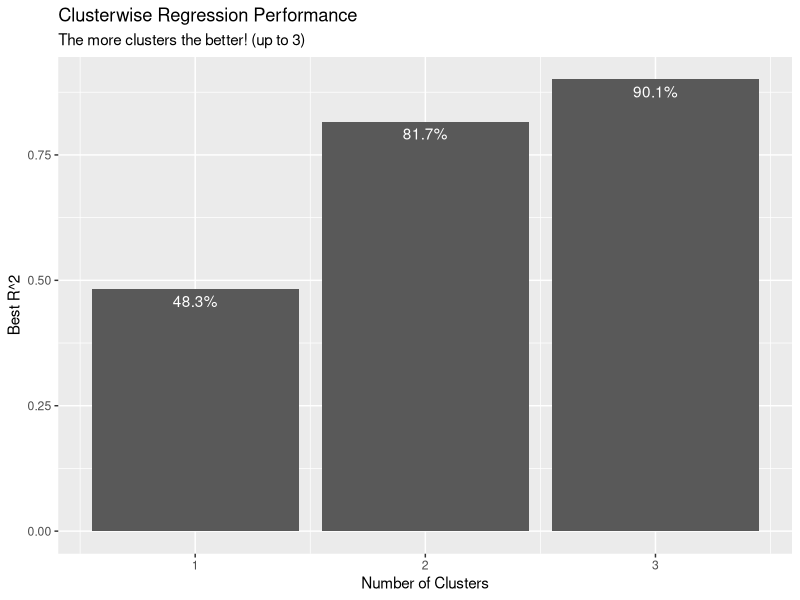
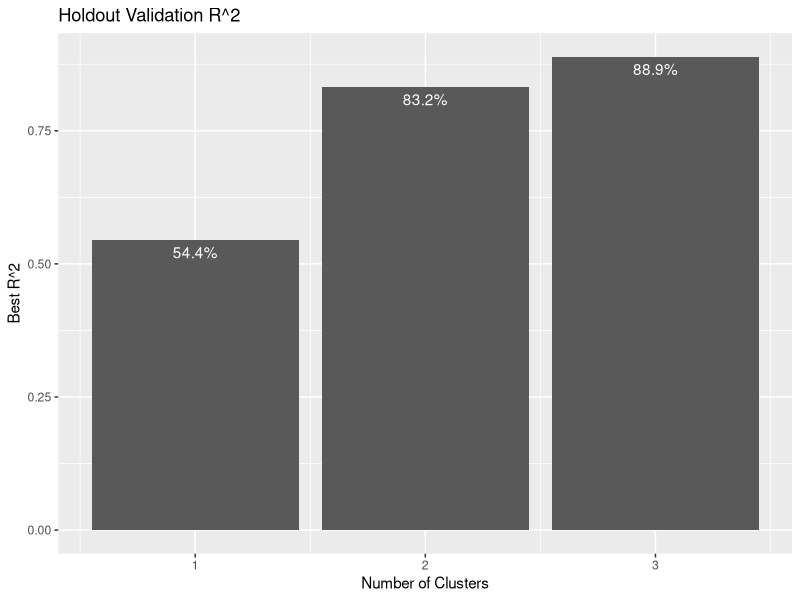

Recreate these plots in R, in order.
## ---- chunk 1
knitr::opts_chunk$set(echo = TRUE)
## ---- chunk 2
library(caret)
library(dplyr)
library(ggplot2)

splitData <- function(data, smp_size) {
  # Take a dataset and split it randomly into train and test sets
  # The size of the training set is the smp_size argument
  train_ind <- sample(seq_len(nrow(data)), size = smp_size)
  train <- data[ train_ind, ]
  test  <- data[-train_ind, ]
  
  list("train"=train, "test"=test)
}

data("GermanCredit")

set.seed(123)
splitted <- splitData(GermanCredit, 700)
Train <- splitted$train
Test  <- splitted$test
## ---- chunk 3
clustreg=function(dat,k,tries,sed,niter) {

set.seed(sed)
dat=as.data.frame(dat)
rsq=rep(NA,niter)
res=list()
rsq.best=0
    for(l in 1:tries) {

	c = sample(1:k,nrow(dat),replace=TRUE)
	yhat=rep(NA,nrow(dat))
	for(i in 1:niter) {		
		resid=pred=matrix(0,nrow(dat),k)
		for(j in 1:k){	
			pred[,j]=predict(glm(dat[c==j,],family="gaussian"),newdata=dat)		
			resid[,j] = (pred[,j]-dat[,1])^2
		}

	c = apply(resid,1,fun.index.rowmin)
	for(m in 1:nrow(dat)) {yhat[m]=pred[m,c[m]]}
	rsq[i] = cor(dat[,1],yhat)^2	
	#print(rsq[i])
	}
	
	if(rsq[niter] > rsq.best) {	
		rsq.best=rsq[niter]
		l.best=l
            c.best=c
		yhat.best=yhat
		}
    }

    for(i in k:1) res[[i]]=summary(lm(dat[c.best==i,]))
	
return(list(data=dat,nclust=k,tries=tries,seed=sed,rsq.best=rsq.best,number.loops=niter, Best.try=l.best,cluster=c.best,results=res))
}

fun.index.rowmin=function(x) {
    
    z=(1:length(x)) [x == min(x)]
    if(length(z) > 1) { z=sample(z,1)}
    return ( z ) 
}

clustreg.predict=function(results,newdat){

	yhat=rep(NA,nrow(newdat))
	resid=pred=matrix(0,nrow(newdat),length(table(results$cluster)))
		
		for(j in 1:length(table(results$cluster))){			
			pred[,j]=predict(glm(results$data[results$cluster==j,],family="gaussian"),newdata=newdat)		
			resid[,j] = (pred[,j]-newdat[,1])^2
		}

	c = apply(resid,1,fun.index.rowmin)
	for(m in 1:nrow(newdat)) {yhat[m]=pred[m,c[m]]}
	rsq = cor(newdat[,1],yhat)^2	

return(list(results=results,newdata=newdat,cluster=c,yhat=yhat,rsq=rsq))

}
## ---- chunk 4
clustreg.1=clustreg(Train[,c(2,1,3:7)],1,1,123,1)
clustreg.2=clustreg(Train[,c(2,1,3:7)],2,12,123,10)
clustreg.3=clustreg(Train[,c(2,1,3:7)],3,19,123,10)
## ---- chunk 5
data.frame(
  nclust=1:3, 
  rsq = sapply(list(clustreg.1, clustreg.2, clustreg.3), 
               function(cl) cl$rsq.best)) %>%
  ggplot(aes(x=nclust, y=rsq)) + 
  geom_bar(stat="identity") +
  geom_text(aes(label=paste0(round(rsq*100,1),"%")), vjust=1.5, color="white") + 
  labs(x="Number of Clusters",
       y="Best R^2",
       title="Clusterwise Regression Performance",
       subtitle="The more clusters the better! (up to 3)")
## ---- chunk 6
pv.1 <- clustreg.predict(clustreg.1, Test[,c(2,1,3:7)])
pv.2 <- clustreg.predict(clustreg.2, Test[,c(2,1,3:7)])
pv.3 <- clustreg.predict(clustreg.3, Test[,c(2,1,3:7)])
## ---- chunk 7
data.frame(
  nclust=1:3, 
  rsq = sapply(list(pv.1, pv.2, pv.3), 
               function(cl) cl$rsq)) %>%
  ggplot(aes(x=nclust, y=rsq)) + 
  geom_bar(stat="identity") +
  geom_text(aes(label=paste0(round(rsq*100,1),"%")), vjust=1.5, color="white") + 
  labs(x="Number of Clusters",
       y="Best R^2",
       title="Holdout Validation R^2")
